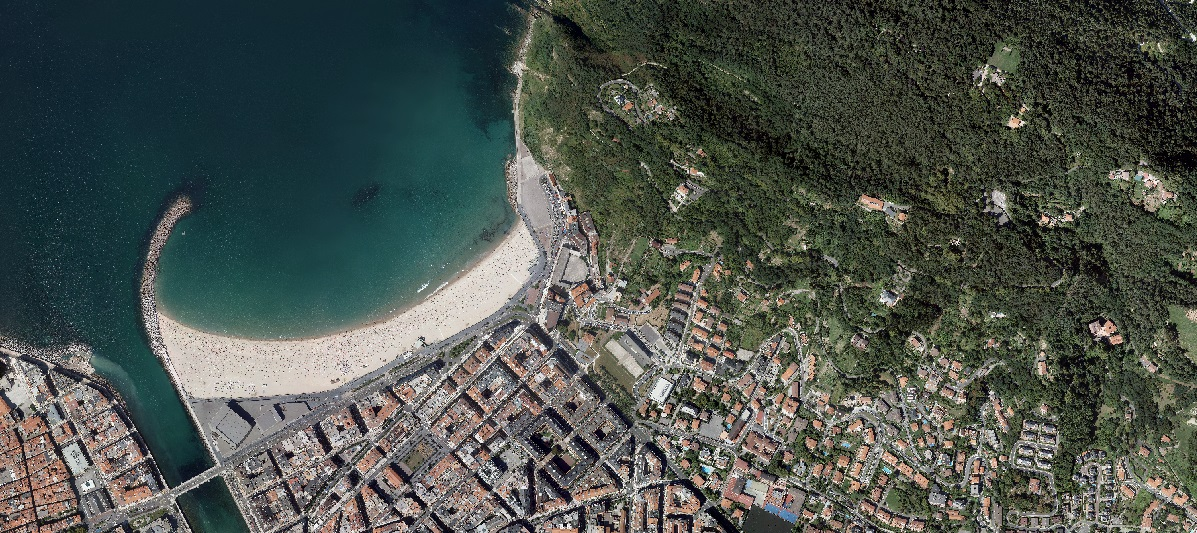
#> input picture Sistemas de Percepcion - MINCAR/data/color/donosti.jpg, 1197 x 533 px
$ python T01-feature-extraction-classification.py
#> lines starting #> are read from the running program, lines starting #| are printed output that depends on the picture
# -*- coding: utf-8 -*-
from skimage.color import rgb2lab

__author__ = '106360'

import skimage,skimage.io
import matplotlib.pyplot as plt
import numpy
import sklearn
import skimage.feature as ft
import numpy


def GetDescriptorLBPUniform(gray_image,radius,n_points,n_bins):
    gray_image = skimage.img_as_float(gray_image)
    radius = 4 #Selected as the best for multiple scales. We need a fixed number here, to have a fixed number of points.
    n_points = 8*radius
    METHOD = 'uniform'#'uniform'
    n_bins = 27#256#10
    lbp_1 = ft.local_binary_pattern(gray_image[:,:,0], n_points, radius, METHOD)
    lbp_2 = ft.local_binary_pattern(gray_image[:,:,1], n_points, radius, METHOD)
    lbp_3 = ft.local_binary_pattern(gray_image[:,:,2], n_points, radius, METHOD)

    descriptors = numpy.zeros((lbp_1.shape[0],lbp_1.shape[1],3),dtype='uint8')
    descriptors[:,:,0] = lbp_1
    descriptors[:, :, 1] = lbp_2
    descriptors[:, :, 2] = lbp_3

    # lbp = ma.masked_array(lbp,mask=numpy.logical_not(mask_array))
    return descriptors
def extract_image_descriptor_lbp(descriptor_lbp,window_size,step):
    M = descriptor_lbp.shape[0]
    N = descriptor_lbp.shape[1]
    M2 = int(numpy.floor(M/step))
    N2 = int(numpy.floor(N/step))
    n_bins=27
    descriptor = numpy.zeros((M2,N2,n_bins*3))
    for i in range(M2):
        for j in range(N2):
            ii = i*step
            jj = j*step

            lbp_1_win = descriptor_lbp[ii:ii+window_size,jj:jj+window_size,0]
            d1 = numpy.histogram(lbp_1_win.squeeze(), n_bins, density=True)
            lbp_2_win = descriptor_lbp[ii:ii + window_size, jj:jj + window_size,1]
            d2 = numpy.histogram(lbp_2_win.squeeze(), n_bins, density=True)
            lbp_3_win = descriptor_lbp[ii:ii + window_size, jj:jj + window_size,2]
            d3 = numpy.histogram(lbp_3_win.squeeze(), n_bins, density=True)

            descriptor[i,j,0:27] = d1[0]
            descriptor[i, j, 27:27+27] = d2[0]
            descriptor[i, j, 27+27:27+27+27] = d3[0]
    return descriptor

    # compressed_lbp = lbp.compressed()
    #
    #
    # fd = numpy.histogram(lbp.compressed(),n_bins,density=True)
    # return fd[0].tolist()
def extract_image_descriptor_mean_var(image_RGB, window_size, step):
    M = image_RGB.shape[0]
    N = image_RGB.shape[1]
    M2 = int(numpy.floor(M/step))
    N2 = int(numpy.floor(N/step))
    n_bins=3
    descriptor = numpy.zeros((M2,N2,n_bins*2))
    for i in range(M2):
        for j in range(N2):
            ii = i*step
            jj = j*step

            lbp_1_win = image_RGB[ii:ii+window_size,jj:jj+window_size,0].squeeze()
            d1 = [numpy.mean(lbp_1_win),numpy.std(lbp_1_win)]
            lbp_2_win = image_RGB[ii:ii + window_size, jj:jj + window_size,1].squeeze()
            d2 = [numpy.mean(lbp_2_win),numpy.std(lbp_2_win)]
            lbp_3_win = image_RGB[ii:ii + window_size, jj:jj + window_size,2].squeeze()
            d3 = [numpy.mean(lbp_3_win),numpy.std(lbp_3_win)]

            descriptor[i,j, 0:2] = d1
            descriptor[i, j, 2:4] = d2
            descriptor[i, j, 4:6] = d3
    return descriptor
def segment_unsupervised(image,numclasses,normalize_data):
    from sklearn.cluster import KMeans
    from sklearn.preprocessing import StandardScaler
    X = numpy.reshape(image,(image.shape[0]*image.shape[1],image.shape[2]))
    if normalize_data:
        sc = StandardScaler()
        X= sc.fit_transform(X)
    kmeans = KMeans(n_clusters=numclasses, random_state=0).fit(X)

    segmented = kmeans.predict(X)


    return numpy.reshape(segmented,(image.shape[0],image.shape[1]))
def generate_supervised_model(image_descriptor_real_size, selected_points, y_class,normalize_data):
    from sklearn.preprocessing import StandardScaler
    from sklearn.naive_bayes import GaussianNB

    X=numpy.zeros((len(selected_points),image_descriptor_real_size.shape[2]))
    for i,point in enumerate(selected_points):
        X[i,:] = image_descriptor_real_size[int(point[1]),int(point[0]),:]

    sc = None
    if normalize_data:
        sc = StandardScaler()
        X= sc.fit_transform(X)
    #clf = GaussianNB()
    import sklearn.ensemble
    clf = sklearn.ensemble.RandomForestClassifier()
    clf.fit(X, y_class)

    return clf, sc
def segment_supervised(image_descriptor,model,normalize_data,scaler):
    from sklearn.preprocessing import StandardScaler
    X = numpy.reshape(image_descriptor, (image_descriptor.shape[0] * image_descriptor.shape[1], image_descriptor.shape[2]))
    if normalize_data:
        X= scaler.transform(X)
    probability_image = model.predict_proba(X)
    segmentation = model.predict(X)

    return  numpy.reshape(probability_image,(image_descriptor.shape[0],image_descriptor.shape[1],probability_image.shape[1])),numpy.reshape(segmentation,(image_descriptor.shape[0],image_descriptor.shape[1]))

if __name__ == '__main__':
    '''
    En esta práctica vamos a estudiar cómo es posible extraer descriptores no sólo de forma como en la práctica anterior,
    sino que reflejen el color y la textura de cada zona de la imagen.

    Así, a nuestra imagen de tamaño MxNx3 la convertimos en una imagen MxNxK donde K es el número de descriptores que usamos.
    Estos descriptores se diseñan según el problema a resolver. En nuestro caso usamos dos grupos:
    1) Descriptor de color: media y varianza de los canales Lab. Para cada píxel se coge una vecindad y se saca como descriptor su
    media de Lab y su varianza, lo que permite discriminar el color y cómo varía.
    2) Descriptor LBP un descriptor que permite detectar texturas en imagen

    Vamos a analizar el código:

    '''
    show_loading = True
    show_descriptor = True
    show_lbp_channels = True
    do_unsupervised_clustering = True
    do_supervised_clustering = True

    use_texture_descriptors = True
    use_color_descriptors = True

    #Load image
    imageRGB = skimage.io.imread('../data/color/donosti.jpg')
#> imageRGB is the input picture: shape (533, 1197, 3); mean R, G, B 75.6, 83, 76.7


    window_size = 48
    step = 8

    radius_LBP =  4
    num_LBP = radius_LBP * 8
    num_bins = 33

    M,N,K = imageRGB.shape
#> M = 533; N = 1197; K = 3

    descriptor_lbp = GetDescriptorLBPUniform(imageRGB,radius_LBP,num_LBP,num_bins)
#> in GetDescriptorLBPUniform, `lbp_1 = ft.local_binary_pattern(gray_image[:,:,0], n_points, radius, M..`:
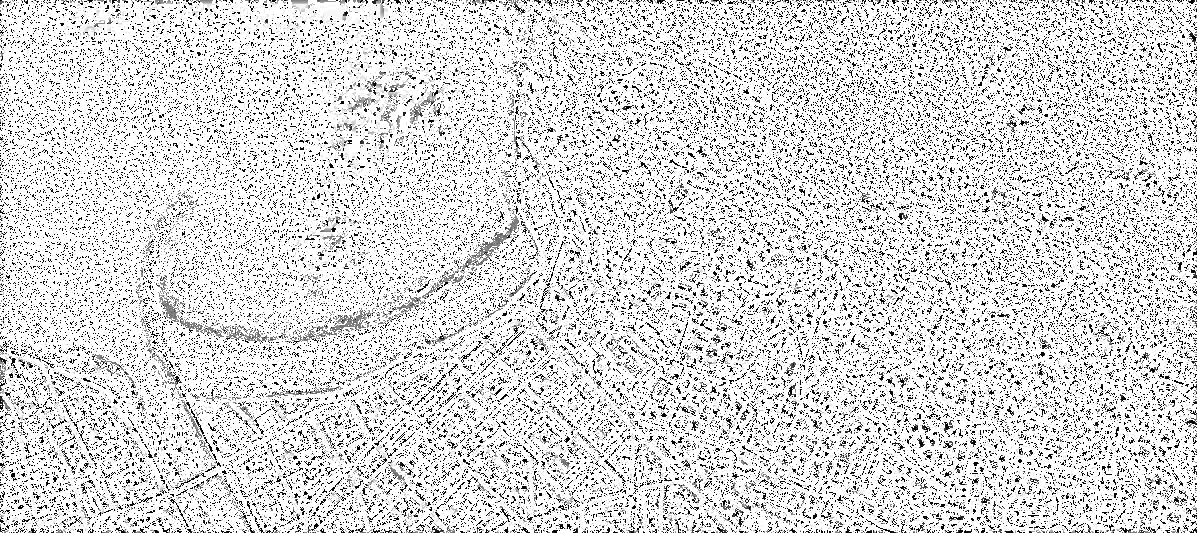
#> lbp_1: shape (533, 1197) float64; min 0, max 33, mean 27.8; drawn with min black and max white
#> in GetDescriptorLBPUniform, `lbp_3 = ft.local_binary_pattern(gray_image[:,:,2], n_points, radius, M..`:
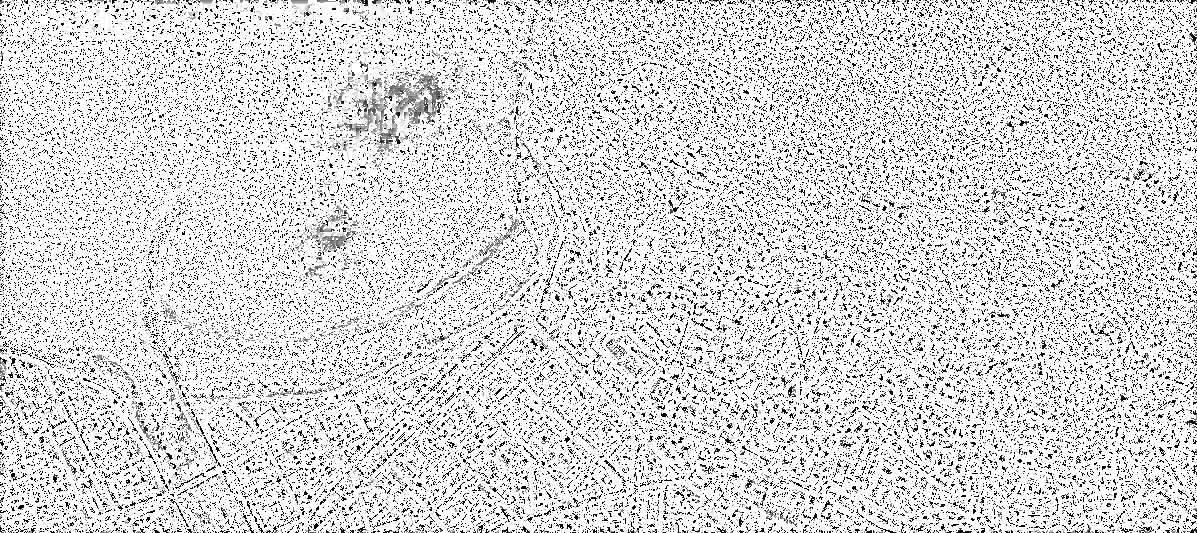
#> lbp_3: shape (533, 1197) float64; min 0, max 33, mean 27.9; drawn with min black and max white
#> in GetDescriptorLBPUniform, `descriptors[:,:,0] = lbp_1`:
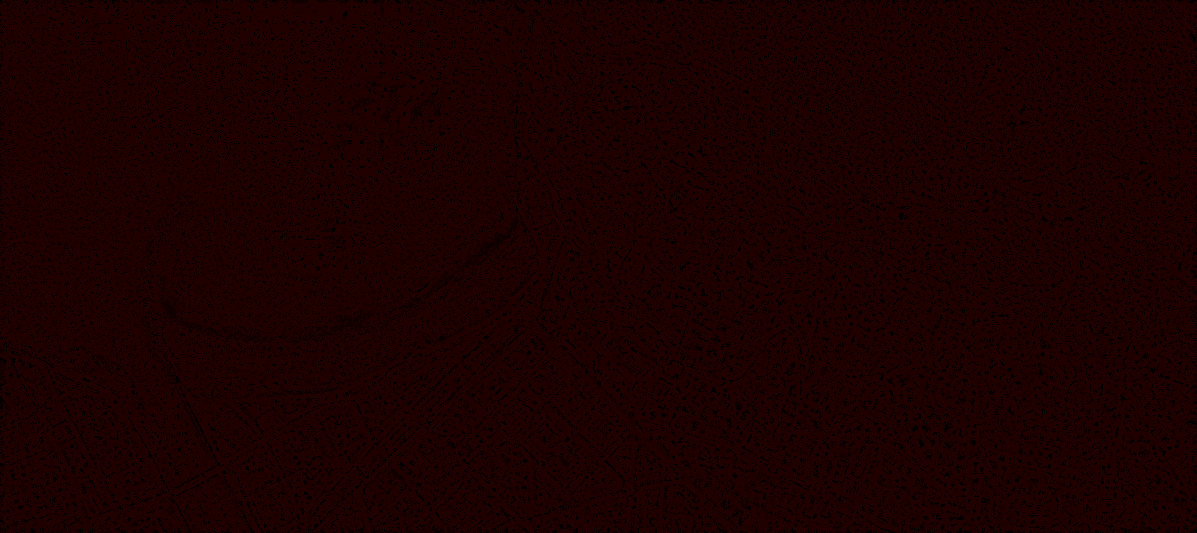
#> descriptors: shape (533, 1197, 3); mean of channels 0, 1, 2 27.8, 0, 0; drawn as R, G, B
#> in GetDescriptorLBPUniform, `descriptors[:, :, 1] = lbp_2`:
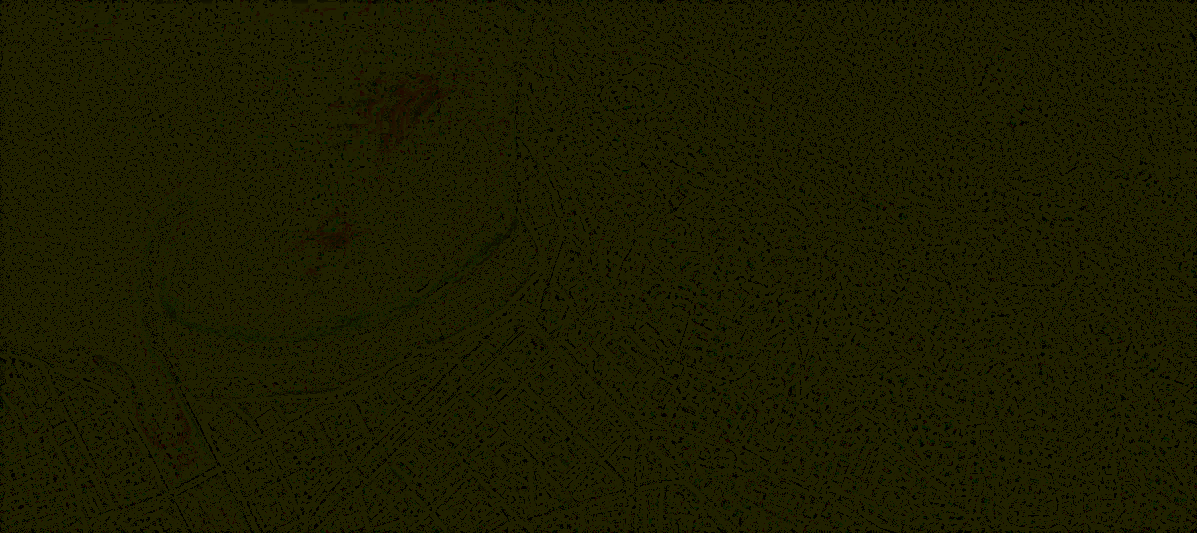
#> descriptors: shape (533, 1197, 3); mean of channels 0, 1, 2 27.8, 27.8, 0; drawn as R, G, B
#> in GetDescriptorLBPUniform, `descriptors[:, :, 2] = lbp_3`:
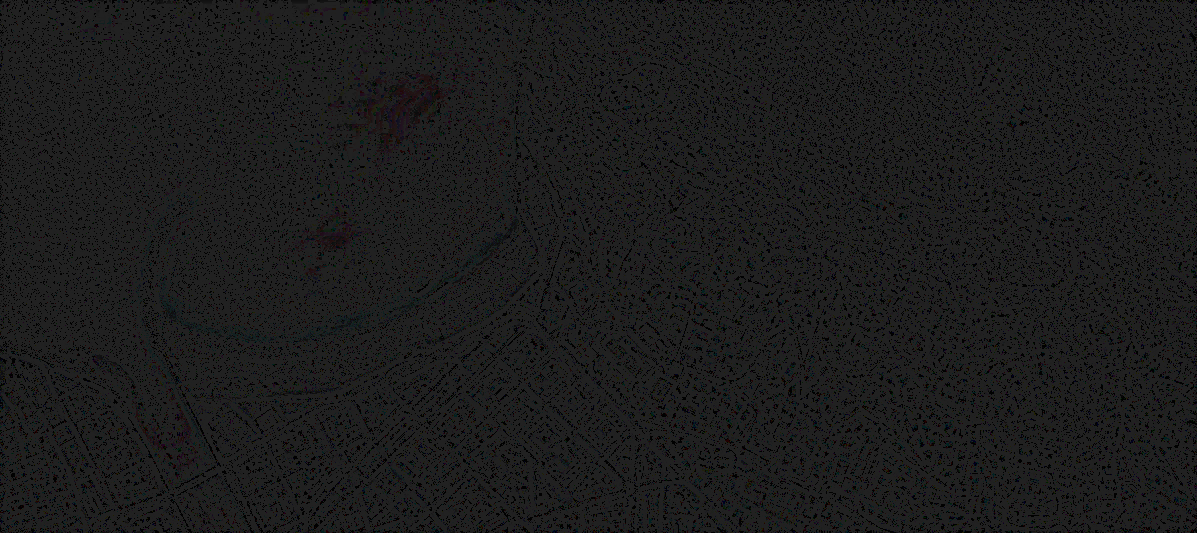
#> descriptors: shape (533, 1197, 3); mean of channels 0, 1, 2 27.8, 27.8, 27.9; drawn as R, G, B


    if show_loading:
        print('Esta imagen muestra los descriptores LBP (Local binary patterns) que indican textura')
        # show image
        fig,ax = plt.subplots(4,1,sharey=True,sharex=True)
        ax[0].set_xlabel('Original')
        ax[0].imshow(imageRGB)
        ax[1].imshow(descriptor_lbp[:,:,0], cmap='jet')
        ax[1].set_xlabel('Descriptor LBP 1')
        ax[2].imshow(descriptor_lbp[:, :, 1],  cmap='jet')
        ax[2].set_xlabel('Descriptor LBP 2')
        ax[3].imshow(descriptor_lbp[:, :, 2],  cmap='jet')
        ax[3].set_xlabel('Descriptor LBP 3')
        print('Cierra la figura para continuar')
        plt.show()
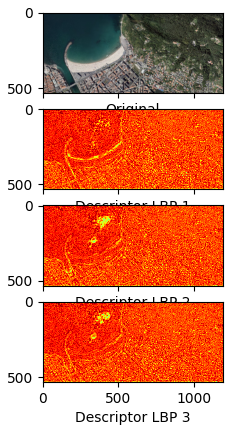
#> figure drawn by matplotlib, 4 panels

    #Mediante esta función creamos una imagen que contiene los descriptores LBP
    image_texture_descriptor = extract_image_descriptor_lbp(descriptor_lbp,window_size,step)

    #Mediante esta función calculamos los descriptores de color
    image_color_descriptor = extract_image_descriptor_mean_var(rgb2lab(imageRGB.copy()), window_size, step)

    if show_loading:
        # show image
        print('Esta imagen muestra los descriptores Lab que indican color')
        fig,ax = plt.subplots(3,2,sharey=True,sharex=True)
        ax[0][0].imshow(image_color_descriptor[:,:,0]/255.0)
        ax[0][0].set_xlabel('Media Descriptor L')
        ax[1][0].imshow(image_color_descriptor[:, :, 2]/255.0)
        ax[1][0].set_xlabel('Media Descriptor a')
        ax[2][0].imshow(image_color_descriptor[:, :, 4]/255.0)
        ax[2][0].set_xlabel('Media Descriptor b')
        ax[0][1].imshow(image_color_descriptor[:,:,1]/255.0)
        ax[0][1].set_xlabel('Desv std Descriptor L')
        ax[1][1].imshow(image_color_descriptor[:, :, 3]/255.0)
        ax[1][1].set_xlabel('Desv std Descriptor a')
        ax[2][1].imshow(image_color_descriptor[:, :, 5]/255.0)
        ax[2][1].set_xlabel('Desv std Descriptor b')
        print('Cierra la figura para continuar')
        plt.show()
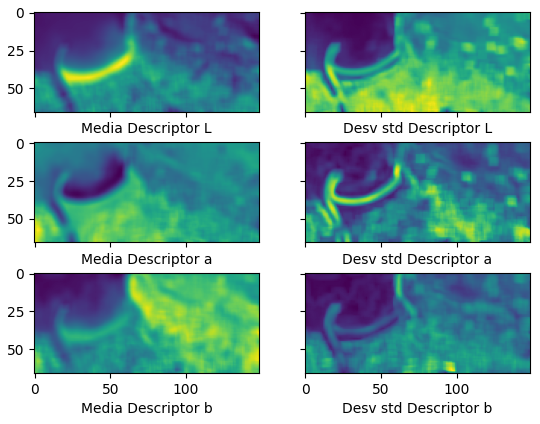
#> figure drawn by matplotlib, 6 panels


    #color
    if use_texture_descriptors ==False:
        image_descriptor = image_color_descriptor
    if use_color_descriptors == False:
        image_descriptor = image_texture_descriptor
    if (use_texture_descriptors == False) and (use_color_descriptors == False):
        raise Exception("Algo hay que usar no?")
    if (use_texture_descriptors == True) and (use_color_descriptors == True):
        image_descriptor = numpy.dstack([image_color_descriptor, image_texture_descriptor])

    image_descriptor_real_size = skimage.transform.resize(image_descriptor, (M, N),order=0,preserve_range=True)

    print('Vamos a observar la apariencia de los descriptores en varios puntos de la imagen.')
    plt.close('all')
    plt.imshow(imageRGB)
    plt.show(block=False)

    #Plot descriptors of different places
    if show_descriptor:
        print('Ahora seleciona 6 puntos de los que quieras ver los descriptores de la imagen original')
#> (the run stopped early here; a loop or call above may not have finished)
